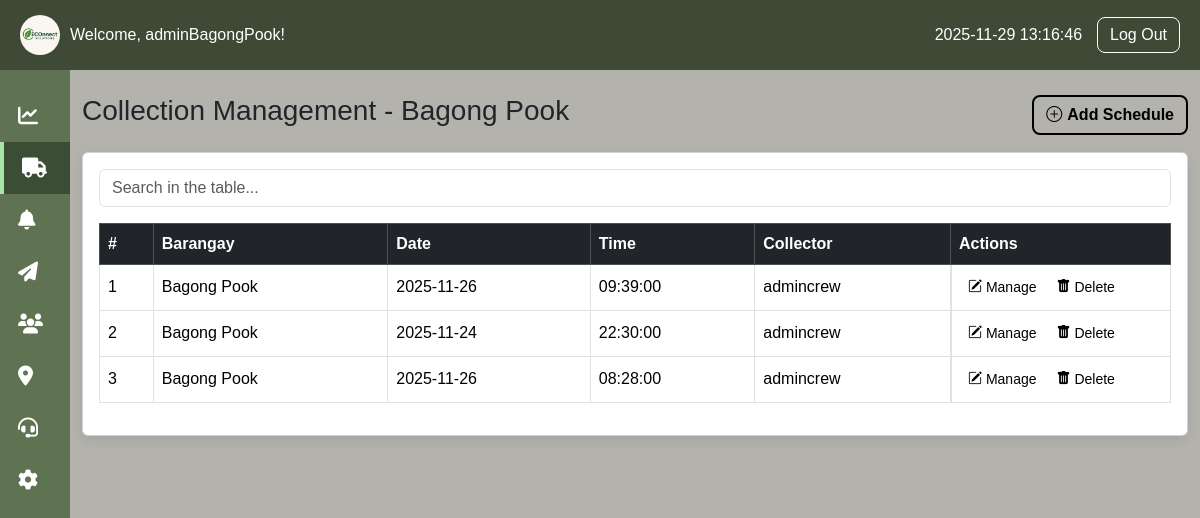
/admin/collection_management.php (signed in), run on the app's committed database.
### tables this page shows
CREATE TABLE `barangay_admins` (
  `id` int(11) NOT NULL,
  `full_name` varchar(100) NOT NULL,
  `barangay` varchar(100) NOT NULL,
  `username` varchar(100) NOT NULL,
  `password` varchar(255) NOT NULL,
  `created_at` timestamp NOT NULL DEFAULT current_timestamp(),
  `email` varchar(100) DEFAULT '',
  `status` varchar(20) NOT NULL DEFAULT 'Active'
);

CREATE TABLE `collection_schedule` (
  `id` int(11) NOT NULL,
  `barangay` varchar(100) NOT NULL,
  `date` date NOT NULL,
  `time` time NOT NULL
);

### admin/collection_management.php (the view, shortened to what this page needs)
<?php
include "db_connect.php";
$admin_id = $_SESSION['barangay_admin_id'] ?? null;
$stmt = $conn->prepare("SELECT barangay FROM barangay_admins WHERE id = ?");
$stmt->bind_param("i", $admin_id);
$stmt->execute();
$stmt->bind_result($admin_barangay);
$schedules = [];
$sql = "
    SELECT cs.id, cs.barangay, cs.date, cs.time,
           (SELECT username FROM collection_crew WHERE barangay = cs.barangay LIMIT 1) AS collector_username
    FROM collection_schedule cs
    WHERE cs.barangay = ?
    ORDER BY cs.id ASC
";
$stmt = $conn->prepare($sql);
$stmt->bind_param("s", $admin_barangay);
$stmt->execute();
$result = $stmt->get_result();
while ($row = $result->fetch_assoc()) {
    $schedules[] = $row;
}
?>
<!DOCTYPE html>
<html lang="en">
<head>
<link href="https://cdn.jsdelivr.net/npm/bootstrap@5.3.2/dist/css/bootstrap.min.css" rel="stylesheet">
<link href="https://cdn.jsdelivr.net/npm/bootstrap-icons@1.11.1/font/bootstrap-icons.css" rel="stylesheet">
</head>
<body>
<?php include 'header.php'; ?>
<div class="container my-4">
    <div class="d-flex justify-content-between align-items-center mb-3">
        <h3>Collection Management - <?= htmlspecialchars($admin_barangay) ?></h3>
        <button class="btn-outline-action fw-bold" data-bs-toggle="modal" data-bs-target="#addModal">
            <i class="bi bi-plus-circle"></i> Add Schedule
        </button>
    </div>
    <div class="card p-3">
        <input type="text" id="searchBar" class="form-control mb-3" placeholder="Search in the table...">
        <div class="table-responsive">
            <table class="table table-hover table-bordered">
                <thead class="table-dark">
                    <tr>
                        <th>#</th>
                        <th>Barangay</th>
                        <th>Date</th>
                        <th>Time</th>
                        <th>Collector</th>
                        <th style="width: 220px;">Actions</th>
                    </tr>
                </thead>
                <tbody id="scheduleTable">
                    <?php $i=1; foreach($schedules as $row): ?>
                    <tr>
                        <td><?= $i++ ?></td>
                        <td><?= htmlspecialchars($row['barangay']) ?></td>
                        <td><?= htmlspecialchars($row['date']) ?></td>
                        <td><?= htmlspecialchars($row['time']) ?></td>
                        <td>
                            <?= $row['collector_username'] ? htmlspecialchars($row['collector_username']) : '<span class="text-danger fw-bold">No Collector</span>' ?>
                        </td>
                        <td class="d-flex gap-1">
                            <button class="btn btn-sm"
                                data-bs-toggle="modal"
                                data-bs-target="#editModal"
                                data-id="<?= $row['id'] ?>"
                                data-barangay="<?= htmlspecialchars($row['barangay']) ?>"
                                data-date="<?= $row['date'] ?>"
                                data-time="<?= $row['time'] ?>"
                            ><i class="bi bi-pencil-square"></i> Manage</button>
                            <button class="btn btn-sm"
                                data-bs-toggle="modal"
                                data-bs-target="#deleteModal"
                                data-id="<?= $row['id'] ?>"
                                data-barangay="<?= htmlspecialchars($row['barangay']) ?>"
                                data-date="<?= $row['date'] ?>"
                            ><i class="bi bi-trash-fill"></i> Delete</button>
                        </td>
                    </tr>
                    <?php endforeach; ?>
                </tbody>
            </table>
        </div>
    </div>
</div>
</body>
</html>

### admin/header.php (shortened to what this page needs)
<?php
include "../db_connect.php";
$admin_id = $_SESSION['barangay_admin_id'];
$stmt = $conn->prepare("SELECT username FROM barangay_admins WHERE id = ?");
$stmt->bind_param("i", $admin_id);
$stmt->execute();
$result = $stmt->get_result();
$username = ($row = $result->fetch_assoc()) ? $row['username'] : 'Admin';
$currentPage = basename($_SERVER['PHP_SELF']);
?>
<!DOCTYPE html>
<html lang="en">
<head>
<link href="https://cdn.jsdelivr.net/npm/bootstrap@5.3.2/dist/css/bootstrap.min.css" rel="stylesheet">
<link rel="stylesheet" href="https://cdnjs.cloudflare.com/ajax/libs/font-awesome/6.4.0/css/all.min.css">
</head>
<body>
<div class="header">
    <div class="logo">
        <img src="../img/logoo.png" alt="Logo">
        <span>Welcome, <?= htmlspecialchars($username); ?>!</span>
    </div>
    <div class="header-right">
        <div class="current-time"><?= date("Y-m-d H:i:s") ?></div>
        <button class="logout-btn" onclick="location.href='logout.php'">Log Out</button>
    </div>
</div>
<div class="sidebar" id="sidebarMenu">
    <div class="nav-item <?= ($currentPage == 'adminDash.php') ? 'active' : '' ?>" onclick="location.href='adminDash.php'">
        <i class="fa fa-chart-line"></i>
    </div>
    <div class="nav-item <?= ($currentPage == 'collection_management.php') ? 'active' : '' ?>" onclick="location.href='collection_management.php'">
        <i class="fa fa-truck"></i>
    </div>
    <div class="nav-item <?= ($currentPage == 'notification.php') ? 'active' : '' ?>" onclick="location.href='notification.php'">
        <i class="fa fa-bell"></i>
    </div>
    <div class="nav-item <?= ($currentPage == 'send_message.php') ? 'active' : '' ?>" onclick="location.href='send_message.php'">
        <i class="fa fa-paper-plane"></i>
    </div>
    <div class="nav-item <?= ($currentPage == 'user_management.php') ? 'active' : '' ?>" onclick="location.href='user_management.php'">
        <i class="fa fa-users"></i>
    </div>
    <div class="nav-item <?= ($currentPage == 'real_time_tracking.php') ? 'active' : '' ?>" onclick="location.href='real_time_tracking.php'">
        <i class="fa fa-location-dot"></i>
    </div>
    <div class="nav-item <?= ($currentPage == 'complain_support.php') ? 'active' : '' ?>" onclick="location.href='complain_support.php'">
        <i class="fa fa-headset"></i>
    </div>
    <div class="nav-item <?= ($currentPage == 'admin_settings.php') ? 'active' : '' ?>" onclick="location.href='admin_settings.php'">
        <i class="fa fa-gear"></i>
    </div>
</div>
</body>
</html>

### admin/collection_management.php (style rules this page uses)
body { background-color: rgba(68,64,51,0.4) !important; padding-top: 70px; font-family: Arial, sans-serif; padding-left: 70px; }
.card { border-radius: 14px; box-shadow: 0 4px 12px rgba(0,0,0,0.08); }
.table th, .table td { vertical-align: middle; }
.btn { font-weight: 600; display: flex; align-items: center; gap: 5px; background: none !important; border: none !important; color: #000 !important; padding: 4px 8px; }
.btn-outline-action { background: none; border: 2px solid black; color: black; font-weight: 600; display: flex; align-items: center; gap: 5px; padding: 6px 12px; border-radius: 8px; transition: 0.3s; }

### admin/header.php (style rules this page uses)
body { margin: 0; font-family: Arial, sans-serif; }
.header { width: 100%; background-color: #3f4a36; color: white; padding: 10px 20px; display: flex; align-items: center; justify-content: space-between; position: fixed; top: 0; left: 0; z-index: 2000; height: 70px; }
.header .logo { display: flex; align-items: center; gap: 10px; }
.header img { height: 40px; border-radius: 50%; }
.header-right { display: flex; align-items: center; gap: 15px; }
.logout-btn { color: white; background: transparent; border: 1px solid white; border-radius: 8px; padding: 5px 12px; text-decoration: none; }
.sidebar { position: fixed; top: 70px; left: 0; width: 70px; height: calc(100vh - 70px); background: #5f7353; overflow: hidden; transition: width 0.3s ease; z-index: 1500; padding-top: 20px; }
.nav-item { display: flex; align-items: center; padding: 14px 18px; color: white; cursor: pointer; transition: 0.2s; }
.nav-item i { font-size: 20px; width: 30px; }
.nav-item.active { background: #3c4d35; border-left: 4px solid #a8e6a3; }

### data on the page
barangay_admins: username "adminBagongPook", barangay "Bagong Pook"
collection_schedule: barangay "Bagong Pook", date "2025-11-26", time "09:39:00", collector_username "admincrew"
collection_schedule: barangay "Bagong Pook", date "2025-11-24", time "22:30:00", collector_username "admincrew"
collection_schedule: barangay "Bagong Pook", date "2025-11-26", time "08:28:00", collector_username "admincrew"
